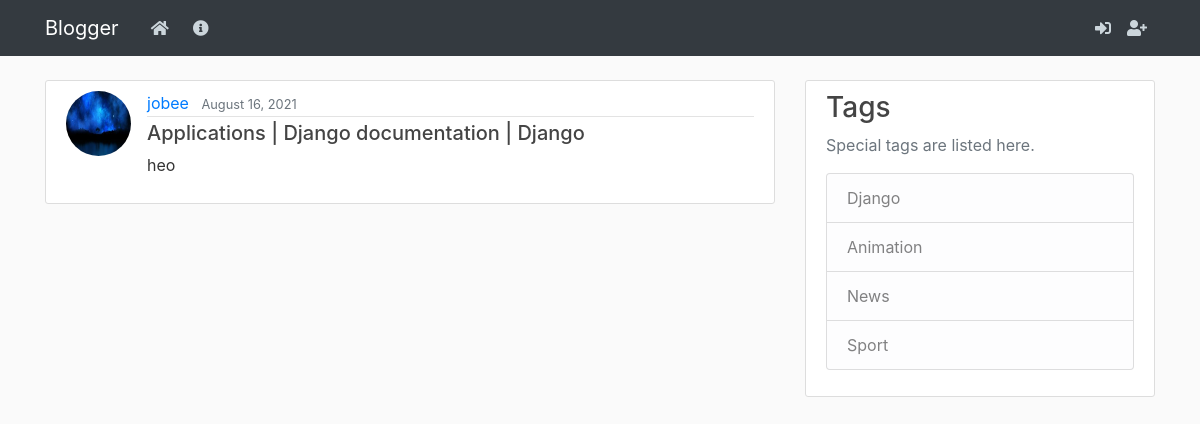
Page /blog/8/ on the committed database.
### mainblog/models.py (models this page shows, shortened)
class Post(models.Model):
	title=models.CharField(max_length=100)
	category=models.CharField(max_length=100,default='News')
	body=models.TextField()
	date=models.DateTimeField(default=timezone.now)
	author=models.ForeignKey(User, on_delete=models.CASCADE)

### users/models.py (models this page shows, shortened)
class Profile(models.Model):
	user=models.OneToOneField(User, on_delete=models.CASCADE)
	image=models.ImageField(default='03-mental_MMmE6XS.jpg',upload_to='profile_pics')

### mainblog/views.py (the view)
# urls.py: path('blog/<int:pk>/',PostDetailView.as_view(),name='blog-detail'),
class PostDetailView(DetailView):
	model = Post
	template_name = 'blog/blog_detail.html'

### Blog/templates/blog/blog_detail.html (shortened to what this page needs)
{% extends "blog/base.html" %}
{% block content %}
  <article class="media content-section">
    <img class="rounded-circle article-img" src="{{ object.author.profile.image.url }}">
    <div class="media-body">
      <div class="article-metadata">
        <a class="mr-2" href="{% url 'blog-user' post.author %}">{{ object.author }}</a>
        <small class="text-muted">{{ post.date|date:"F d, Y" }}</small>
      </div>
      <h5 class="article-title">{{ object.title }}</h5>
      <p class="article-content">{{ object.body }}</p>
    </div>
  </article>
{% endblock content %}

### Blog/static/blog/main.css (style rules this page uses)
body { background: #fafafa; color: #333333; margin-top: 5rem; }
h1, h2, h3, h4, h5, h6 { color: #444444; }
.content-section { background: #ffffff; padding: 10px 20px; border: 1px solid #dddddd; border-radius: 3px; margin-bottom: 20px; }
.article-title { color: #444444; }
.article-content { white-space: pre-line; }
.article-img { height: 65px; width: 65px; margin-right: 16px; }
.article-metadata { padding-bottom: 1px; margin-bottom: 4px; border-bottom: 1px solid #e3e3e3 }

### rows in the picture
Post: author.profile.image (picture), author "jobee", date "August 16, 2021", title "Applications | Django documentation | Django", body "heo"
